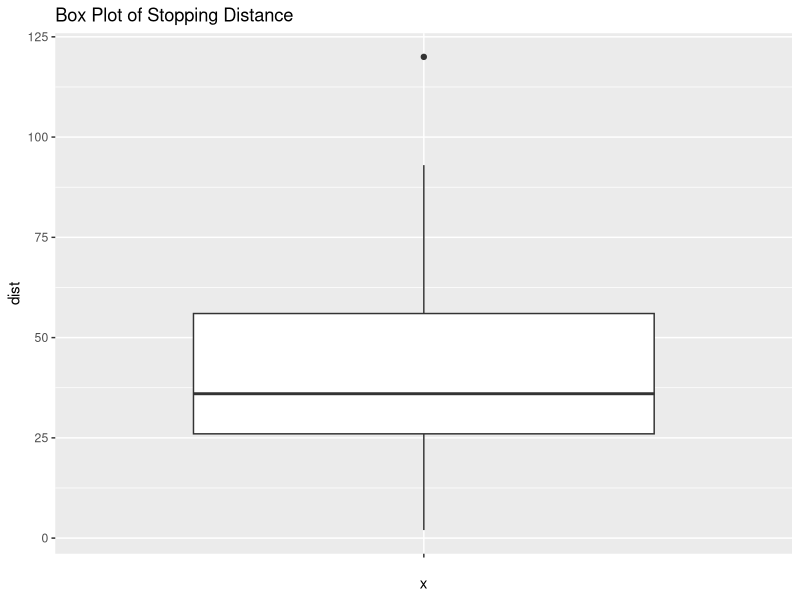

The R source for this figure:
#Load libraries

library(ggplot2)

## View data (dataset built into R)

View(cars)

#Creating a box plot using stopping distance. (Note: There is no x-axis in a box plot.)

d <- ggplot(cars, aes(x = "", y = dist))
d + geom_boxplot() + ggtitle("Box Plot of Stopping Distance")

# Creating a summary of the values in column "distance" from data frame "cars".

summary(cars$dist)

#Show outlier by first calculating IGR (30 in this case)

IQR <- 56 - 26

#Now take IQR * 1.5

30 * 1.5

#This is 45. Now add 45 to 3rd Qu and subtract from 1st Q.
# 56 + 45 = 101
# 26 - 45 = -19

## This shows why we have one high outlier in our boxplot.